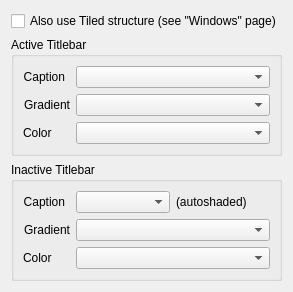
        <widget class="QWidget" name="KWin">
         <layout class="QVBoxLayout" name="verticalLayout_4">
          <item>
           <widget class="QCheckBox" name="kwinUseTiles">
            <property name="text">
             <string>Also use Tiled structure (see &quot;Windows&quot; page)</string>
            </property>
           </widget>
          </item>
          <item>
           <widget class="QGroupBox" name="groupBox_10">
            <property name="title">
             <string>Active Titlebar</string>
            </property>
            <property name="flat">
             <bool>false</bool>
            </property>
            <layout class="QFormLayout" name="formLayout_8">
             <item row="0" column="0">
              <widget class="QLabel" name="label_9">
               <property name="text">
                <string>Caption</string>
               </property>
               <property name="alignment">
                <set>Qt::AlignRight|Qt::AlignTrailing|Qt::AlignVCenter</set>
               </property>
              </widget>
             </item>
             <item row="0" column="1">
              <widget class="QComboBox" name="kwinActiveText"/>
             </item>
             <item row="1" column="0">
              <widget class="QLabel" name="label_26">
               <property name="text">
                <string>Gradient</string>
               </property>
               <property name="alignment">
                <set>Qt::AlignRight|Qt::AlignTrailing|Qt::AlignVCenter</set>
               </property>
              </widget>
             </item>
             <item row="1" column="1">
              <widget class="QComboBox" name="kwinActiveGrad">
               <property name="sizePolicy">
                <sizepolicy hsizetype="Preferred" vsizetype="Fixed">
                 <horstretch>1</horstretch>
                 <verstretch>0</verstretch>
                </sizepolicy>
               </property>
              </widget>
             </item>
             <item row="2" column="0">
              <widget class="QLabel" name="label_55">
               <property name="text">
                <string>Color</string>
               </property>
              </widget>
             </item>
             <item row="2" column="1">
              <widget class="QComboBox" name="kwinActiveRole">
               <property name="sizePolicy">
                <sizepolicy hsizetype="Preferred" vsizetype="Fixed">
                 <horstretch>1</horstretch>
                 <verstretch>0</verstretch>
                </sizepolicy>
               </property>
              </widget>
             </item>
            </layout>
           </widget>
          </item>
          <item>
           <widget class="QGroupBox" name="groupBox_11">
            <property name="title">
             <string>Inactive Titlebar</string>
            </property>
            <property name="flat">
             <bool>false</bool>
            </property>
            <layout class="QFormLayout" name="formLayout_7">
             <item row="0" column="0">
              <widget class="QLabel" name="label_4">
               <property name="text">
                <string>Caption</string>
               </property>
               <property name="alignment">
                <set>Qt::AlignRight|Qt::AlignTrailing|Qt::AlignVCenter</set>
               </property>
              </widget>
             </item>
             <item row="0" column="1">
              <layout class="QHBoxLayout" name="horizontalLayout_3">
               <item>
                <widget class="QComboBox" name="kwinInactiveText"/>
               </item>
               <item>
                <widget class="QLabel" name="label_22">
                 <property name="text">
                  <string>(autoshaded)</string>
                 </property>
                </widget>
               </item>
              </layout>
             </item>
             <item row="1" column="0">
              <widget class="QLabel" name="label_20">
               <property name="text">
                <string>Gradient</string>
               </property>
               <property name="alignment">
                <set>Qt::AlignRight|Qt::AlignTrailing|Qt::AlignVCenter</set>
               </property>
              </widget>
             </item>
             <item row="1" column="1">
              <widget class="QComboBox" name="kwinInactiveGrad">
               <property name="sizePolicy">
                <sizepolicy hsizetype="Preferred" vsizetype="Fixed">
                 <horstretch>1</horstretch>
                 <verstretch>0</verstretch>
                </sizepolicy>
               </property>
              </widget>
             </item>
             <item row="2" column="0">
              <widget class="QLabel" name="label_23">
               <property name="text">
                <string>Color</string>
               </property>
              </widget>
             </item>
             <item row="2" column="1">
              <widget class="QComboBox" name="kwinInactiveRole">
               <property name="sizePolicy">
                <sizepolicy hsizetype="Preferred" vsizetype="Fixed">
                 <horstretch>1</horstretch>
                 <verstretch>0</verstretch>
                </sizepolicy>
               </property>
              </widget>
             </item>
            </layout>
           </widget>
          </item>
          <item>
           <spacer name="verticalSpacer_3">
            <property name="orientation">
             <enum>Qt::Vertical</enum>
            </property>
            <property name="sizeHint" stdset="0">
             <size>
              <width>20</width>
              <height>0</height>
             </size>
            </property>
           </spacer>
          </item>
         </layout>
        </widget>
